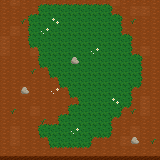

The image is a tile-based game level rendered from a .tmx file. Its description and complete source (layers, tilesets, objects, tile grids) follow:
An orthogonal 16x16 tile map with 10x10 px tiles, 6 tile layers (grass and dirt, grass edges U, grass edges R, grass edges D, ...).

<map version="1.10" tiledversion="1.10.1" orientation="orthogonal" renderorder="right-down" width="16" height="16" tilewidth="10" tileheight="10" infinite="0" nextlayerid="8" nextobjectid="1">
 <tileset firstgid="1" source="../../Tiles/thicket tiles.tsx" />
 <layer id="1" name="grass and dirt" width="16" height="16">
  <data encoding="csv">
1,15,1,1,1,1,1,1,1,1,1,15,1,1,1,1,
1,1,1,1,2,2,2,2,2,2,2,1,1,15,15,1,
1,1,1,2,2,2,2,2,2,2,2,2,1,1,1,1,
1,15,1,2,2,2,2,2,2,2,2,2,1,1,1,1,
15,1,1,2,2,2,2,2,2,2,2,2,2,1,1,1,
15,1,1,15,2,2,2,2,2,2,2,2,2,1,15,1,
1,1,1,1,2,2,2,2,2,2,2,2,2,2,1,1,
1,1,1,1,1,2,2,2,2,2,2,2,2,2,1,1,
1,1,1,1,1,1,2,2,2,2,2,2,2,2,1,1,
1,1,15,1,1,1,1,2,2,2,2,2,2,1,1,1,
1,1,1,1,1,1,1,1,2,2,2,2,2,1,15,1,
1,1,1,15,1,1,1,2,2,2,2,2,1,1,15,1,
1,1,1,1,1,1,2,2,2,2,2,1,1,1,1,1,
1,15,1,1,2,2,2,2,2,2,2,1,1,15,1,1,
1,15,1,1,1,2,2,2,2,1,1,1,15,15,1,1,
1,1,1,1,1,1,1,1,1,1,1,1,1,1,1,1
</data>
 </layer>
 <layer id="2" name="grass edges U" width="16" height="16">
  <data encoding="csv">
0,0,0,0,8,8,8,8,8,8,8,0,0,0,0,0,
0,0,0,8,0,0,0,0,0,0,0,8,0,0,0,0,
0,0,0,0,0,0,0,0,0,0,0,0,0,0,0,0,
0,0,0,0,0,0,0,0,0,0,0,0,8,0,0,0,
0,0,0,0,0,0,0,0,0,0,0,0,0,0,0,0,
0,0,0,0,0,0,0,0,0,0,0,0,0,8,0,0,
0,0,0,0,0,0,0,0,0,0,0,0,0,0,0,0,
0,0,0,0,0,0,0,0,0,0,0,0,0,0,0,0,
0,0,0,0,0,0,0,0,0,0,0,0,0,0,0,0,
0,0,0,0,0,0,0,0,0,0,0,0,0,0,0,0,
0,0,0,0,0,0,0,8,0,0,0,0,0,0,0,0,
0,0,0,0,0,0,8,0,0,0,0,0,0,0,0,0,
0,0,0,0,8,8,0,0,0,0,0,0,0,0,0,0,
0,0,0,0,0,0,0,0,0,0,0,0,0,0,0,0,
0,0,0,0,0,0,0,0,0,0,0,0,0,0,0,0,
0,0,0,0,0,0,0,0,0,0,0,0,0,0,0,0
</data>
 </layer>
 <layer id="3" name="grass edges R" width="16" height="16">
  <data encoding="csv">
0,0,0,0,0,0,0,0,0,0,0,0,0,0,0,0,
0,0,0,0,0,0,0,0,0,0,0,9,0,0,0,0,
0,0,0,0,0,0,0,0,0,0,0,0,9,0,0,0,
0,0,0,0,0,0,0,0,0,0,0,0,9,0,0,0,
0,0,0,0,0,0,0,0,0,0,0,0,0,9,0,0,
0,0,0,0,0,0,0,0,0,0,0,0,0,9,0,0,
0,0,0,0,0,0,0,0,0,0,0,0,0,0,9,0,
0,0,0,0,0,0,0,0,0,0,0,0,0,0,9,0,
0,0,0,0,0,0,0,0,0,0,0,0,0,0,9,0,
0,0,0,0,0,0,0,0,0,0,0,0,0,9,0,0,
0,0,0,0,0,0,0,0,0,0,0,0,0,9,0,0,
0,0,0,0,0,0,0,0,0,0,0,0,9,0,0,0,
0,0,0,0,0,0,0,0,0,0,0,9,0,0,0,0,
0,0,0,0,0,0,0,0,0,0,0,9,0,0,0,0,
0,0,0,0,0,0,0,0,0,9,0,0,0,0,0,0,
0,0,0,0,0,0,0,0,0,0,0,0,0,0,0,0
</data>
 </layer>
 <layer id="4" name="grass edges D" width="16" height="16">
  <data encoding="csv">
0,0,0,0,0,0,0,0,0,0,0,0,0,0,0,0,
0,0,0,0,0,0,0,0,0,0,0,0,0,0,0,0,
0,0,0,0,0,0,0,0,0,0,0,0,0,0,0,0,
0,0,0,0,0,0,0,0,0,0,0,0,0,0,0,0,
0,0,0,0,0,0,0,0,0,0,0,0,0,0,0,0,
0,0,0,11,0,0,0,0,0,0,0,0,0,0,0,0,
0,0,0,0,0,0,0,0,0,0,0,0,0,0,0,0,
0,0,0,0,11,0,0,0,0,0,0,0,0,0,0,0,
0,0,0,0,0,11,0,0,0,0,0,0,0,0,0,0,
0,0,0,0,0,0,11,0,0,0,0,0,0,11,0,0,
0,0,0,0,0,0,0,11,0,0,0,0,0,0,0,0,
0,0,0,0,0,0,0,0,0,0,0,0,11,0,0,0,
0,0,0,0,0,0,0,0,0,0,0,11,0,0,0,0,
0,0,0,0,0,0,0,0,0,0,0,0,0,0,0,0,
0,0,0,0,11,0,0,0,0,11,11,0,0,0,0,0,
0,0,0,0,0,11,11,11,11,0,0,0,0,0,0,0
</data>
 </layer>
 <layer id="5" name="grass edges L" width="16" height="16">
  <data encoding="csv">
0,0,0,0,0,0,0,0,0,0,0,0,0,0,0,0,
0,0,0,10,0,0,0,0,0,0,0,0,0,0,0,0,
0,0,10,0,0,0,0,0,0,0,0,0,0,0,0,0,
0,0,10,0,0,0,0,0,0,0,0,0,0,0,0,0,
0,0,10,0,0,0,0,0,0,0,0,0,0,0,0,0,
0,0,0,10,0,0,0,0,0,0,0,0,0,0,0,0,
0,0,0,10,0,0,0,0,0,0,0,0,0,0,0,0,
0,0,0,0,10,0,0,0,0,0,0,0,0,0,0,0,
0,0,0,0,0,10,0,0,0,0,0,0,0,0,0,0,
0,0,0,0,0,0,10,0,0,0,0,0,0,0,0,0,
0,0,0,0,0,0,0,10,0,0,0,0,0,0,0,0,
0,0,0,0,0,0,10,0,0,0,0,0,0,0,0,0,
0,0,0,0,0,10,0,0,0,0,0,0,0,0,0,0,
0,0,0,10,0,0,0,0,0,0,0,0,0,0,0,0,
0,0,0,0,10,0,0,0,0,0,0,0,0,0,0,0,
0,0,0,0,0,0,0,0,0,0,0,0,0,0,0,0
</data>
 </layer>
 <layer id="6" name="decor" width="16" height="16">
  <data encoding="csv">
0,0,0,0,0,0,0,0,0,0,0,0,0,0,0,0,
0,0,0,0,0,0,0,0,0,0,0,0,0,0,0,0,
0,0,13,0,0,12,0,0,0,0,0,0,0,13,0,0,
0,0,0,0,14,0,0,0,0,0,0,0,0,0,0,0,
0,0,0,0,0,0,0,0,0,0,0,0,0,0,0,0,
0,0,0,0,0,0,0,0,0,14,0,0,0,0,0,0,
0,0,0,0,0,0,0,16,0,0,0,0,0,0,0,0,
0,0,0,13,0,0,0,0,0,0,0,0,0,0,0,0,
0,0,0,0,0,0,0,0,0,0,0,0,0,0,0,0,
0,0,16,0,0,14,0,0,0,0,0,0,0,0,0,0,
0,0,0,0,0,0,0,0,0,0,0,12,0,0,0,0,
0,13,0,0,0,0,0,0,0,0,0,0,0,13,0,0,
0,0,0,0,13,0,0,0,0,0,0,0,0,0,0,0,
0,0,0,0,0,0,0,14,0,0,0,0,0,0,0,0,
0,0,0,0,0,0,0,0,0,0,0,0,0,16,0,13,
0,0,0,0,0,0,0,0,0,0,0,0,0,0,0,0
</data>
 </layer>
</map>
